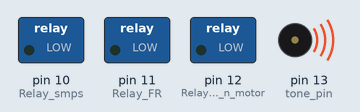
Recording of a sketch running on a simulated Arduino Nano, built with avr-gcc and run on an emulated ATmega328P. On the bench: switched loads named in the sketch (green lamp = pin HIGH), buzzer (waves = sounding). Wiring (inferred from the names in the program): 2 × IR receiver: data pin 2 / data pin 3. What the sketch prints to the serial monitor is not drawn.

Above: at 0.1 s.
At 5.2 s:
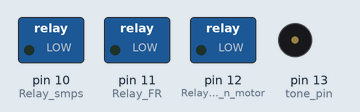
Timing chart, 0 to 6.7 s (numbered marks = the images above):
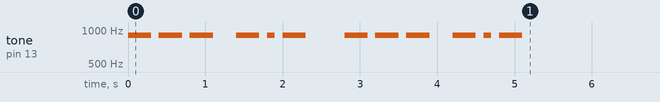

The sketch:

gate-2-may-2024.ino
```cpp
//Programe code for Automatic lawn gate opening/closing controller, using arduino nano
// Made: VU2JLX ,  OM JOSEPH
// date: 2 May 2024
// Reff: https://www.youtube.com/watch?v=OS_791bFRZY
// Reff PEROGRAME CODE BY vu3ave: https://github.com/vu3ave/automatic-gate


// defining input and output pins

int remotepin_A = 2;
int remotepin_B = 3;
int Relay_smps= 10;
int Relay_FR = 11;
int Relay_clutch_n_motor = 12;
int tone_pin=13;


int smps_status = 0; // default smps power supplys are OFF
int gate_status = 10; // 10 = stoped  ,, 11 = opening  ,, 12 = closing

int last_gate_status = 10;
int last_smps_status = 0;


// sampling variables
int remotepin_A_newstate_1 = 0;
int remotepin_B_newstate_1 = 0;

// last State A and B storage variables
int statA = 0;
int statB = 0;
int Old_statA = 0;
int Old_statB = 0;


// tone frequency for speaker
int notes1[] = {
  1047, 1319, 1175, 1568
};

int notes2[] = {
1568, 1175, 1319, 1047

};


/// timer variables
const long interval = 24000; //  ( 24000; )....Means 24 seconds for door opening time...ADJUST IF NECESSORY
unsigned long currentMillis = 0;


void setup() {

   Serial.begin(9600);
  pinMode(remotepin_A, INPUT_PULLUP);
  pinMode(remotepin_B, INPUT_PULLUP);

  pinMode(Relay_FR, OUTPUT);
  pinMode(Relay_clutch_n_motor, OUTPUT);
  pinMode(Relay_smps, OUTPUT);
  pinMode(tone_pin, OUTPUT);

digitalWrite(Relay_smps, LOW); // default smps supply are off
digitalWrite(Relay_FR, LOW); // default  FR Relay is off  //  gate in forward gear
digitalWrite(Relay_clutch_n_motor, LOW); // default  Clutch Relay is off  //  clutch is released to  free movement of gate

// INTRODUCTION TONE
intro_tone();

}

void loop() {


/// timer handling//////////////////////////


  unsigned long loopMillis = millis();

 if (loopMillis - currentMillis  >= interval) {

smps_status = 0;
    Serial.print("SMPS IS OFF.:currentmils is: ");
    Serial.print(currentMillis);
    Serial.println(" ");
  }else{

if(gate_status == 10){ smps_status = 0; }else{ smps_status = 1; }


        Serial.print("SMPS IS ON.:currentmils is: ");
    Serial.print(currentMillis);
    Serial.println(" ");
  }
/////////////////////////////////////////////


 //////////////sampling and determining on off
 remotepin_A_newstate_1 = digitalRead(remotepin_A);
 remotepin_B_newstate_1 = digitalRead(remotepin_B);


if(remotepin_A_newstate_1 == 1 ){
Serial.println("A Offf");
statA = 0;
}else if(remotepin_A_newstate_1 == 0 ){
Serial.println("A ONN");
statA = 1;
}

delay(50);

if(remotepin_B_newstate_1 == 1 ){
Serial.println("B Offf");
statB = 0;
}else if(remotepin_B_newstate_1 == 0 ){
Serial.println("B ONN");
statB = 1;
}
////////////////////////////////////////////////


////////// gate control//////////////

if( statA != Old_statA){

  Serial.println("Button A statechanged....................");

button_confirm_tone();

currentMillis = millis(); // resetting timer


  if( gate_status != 10) { Serial.println("gate stop sequence starts ///// "); gate_status = 10; }
  else if( gate_status == 10 && statA == 1){  Serial.println("opening sequence starts.......");    gate_status = 11;}

}

Old_statA = statA;


if( statB != Old_statB){

  Serial.println("Button B statechanged....................");

  button_confirm_tone();
currentMillis = millis(); // resitting timer
 if( gate_status != 10) { Serial.println("gate stop sequence starts ///// "); gate_status = 10; }
 else if( gate_status == 10 && statB == 1){  Serial.println("CLOSING sequence starts.......");    gate_status = 12;}

}

Old_statB = statB;


  Serial.print("GATE STATUS: ");
  Serial.print(gate_status);
  Serial.println(" ");

////////////////////////////////////////////////////////////////////
//////////////controling relays for gate///////////////////////////


 if(gate_status == 12 && smps_status == 1){ delay(500); digitalWrite(Relay_FR, HIGH); gate_closing(); digitalWrite(Relay_clutch_n_motor, HIGH); }
else if(gate_status == 12 && smps_status == 0){ digitalWrite(Relay_smps, LOW); delay(500); digitalWrite(Relay_clutch_n_motor, LOW); delay(500); digitalWrite(Relay_FR, LOW);}

else if(gate_status == 11 && smps_status == 1){digitalWrite(Relay_FR, LOW); gate_opening(); digitalWrite(Relay_clutch_n_motor, HIGH);  }
else if(gate_status == 11 && smps_status == 0){digitalWrite(Relay_FR, LOW); delay(500); digitalWrite(Relay_clutch_n_motor, LOW);   }


 if(smps_status == 1){ delay(500);  digitalWrite(Relay_smps, HIGH); }else{ digitalWrite(Relay_smps, LOW); delay(500);  digitalWrite(Relay_FR, LOW); }


if(gate_status == 10){ digitalWrite(Relay_smps, LOW); delay(500);  digitalWrite(Relay_clutch_n_motor, LOW); delay(500); digitalWrite(Relay_FR, LOW); }


//////////////tone for gate stoping//////+++
last_gate_status = gate_status;
if(last_gate_status == 11 && gate_status == 10){ gate_ar(); }
if(last_gate_status == 12 && gate_status == 10){ gate_ar(); }
if(last_smps_status == 1 && smps_status == 0){ gate_ar(); }
last_smps_status = smps_status;

//////////////tone for gate stoping//////---


}


////////// additional functions//////////

void gate_opening()
{
 // GATE OPENING TONE


  for (int thisSensor = 3; thisSensor >= 0; thisSensor--) {
         tone(tone_pin, notes1[thisSensor]);
         delay(100);
         noTone(tone_pin);

  }
}

void gate_closing()
{
 // GATE CLOSING TONE


 for (int thisSensor = 3; thisSensor >= 0; thisSensor--) {
         tone(tone_pin, notes2[thisSensor]);
         delay(100);
         noTone(tone_pin);
  }
}

void gate_ar()
{
// GATE STOPPING TONE "OK OK"
tone(tone_pin, 900);
delay(100);
noTone(tone_pin);

delay(100);


tone(tone_pin, 900);
delay(300);
noTone(tone_pin);

delay(100);

tone(tone_pin, 900);
delay(100);
noTone(tone_pin);

delay(100);


tone(tone_pin, 900);
delay(300);
noTone(tone_pin);

delay(100);

tone(tone_pin, 900);
delay(100);
noTone(tone_pin);
}

void button_confirm_tone(){
tone(tone_pin, 1000);
delay(100);
noTone(tone_pin);
}


void intro_tone(){
// GATE PROGRME STARTING,  INRODUCTION TONE

/////////////////////////////1
tone(tone_pin, 900);
delay(300);
noTone(tone_pin);

delay(100);

tone(tone_pin, 900);
delay(300);
noTone(tone_pin);

delay(100);

tone(tone_pin, 900);
delay(300);
noTone(tone_pin);

delay(300);


tone(tone_pin, 900);
delay(300);
noTone(tone_pin);

delay(100);


tone(tone_pin, 900);
delay(100);
noTone(tone_pin);

delay(100);


tone(tone_pin, 900);
delay(300);
noTone(tone_pin);

delay(500);
//////////////////////////1

/////////////////////////////2
tone(tone_pin, 900);
delay(300);
noTone(tone_pin);

delay(100);

tone(tone_pin, 900);
delay(300);
noTone(tone_pin);

delay(100);

tone(tone_pin, 900);
delay(300);
noTone(tone_pin);

delay(300);


tone(tone_pin, 900);
delay(300);
noTone(tone_pin);

delay(100);


tone(tone_pin, 900);
delay(100);
noTone(tone_pin);

delay(100);


tone(tone_pin, 900);
delay(300);
noTone(tone_pin);

delay(500);
//////////////////////////2
}
```
